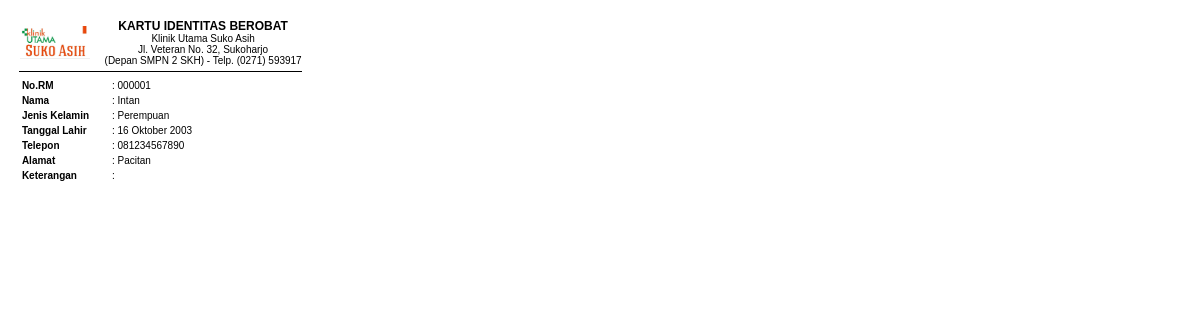
The app's page /data-master/data-pasien/kib.php?no_rm=1 with its own data.
### tables this page shows
CREATE TABLE `tb_pasien` (
  `no_rm` int(6) NOT NULL,
  `nik` bigint(16) NOT NULL,
  `nm_pasien` varchar(60) NOT NULL,
  `jenis_kelamin` enum('Laki-Laki','Perempuan') NOT NULL,
  `tgl_lahir` date NOT NULL,
  `alamat` text NOT NULL,
  `telp_psn` varchar(15) NOT NULL,
  `alergi_obat` text NOT NULL,
  `riwayat_penyakit` text NOT NULL,
  `nm_pj` varchar(60) NOT NULL,
  `telp_pj` varchar(15) NOT NULL
);

### data-master/data-pasien/kib.php (the view, shortened to what this page needs)
<?php
include "../../koneksi.php";
$kode = $_GET['no_rm'];
$ambil = $koneksi->query("SELECT * FROM tb_pasien WHERE no_rm='$kode'");
function tgl_indo($tanggal)
{
    $bulan = [
        1 => 'Januari', 'Februari', 'Maret', 'April', 'Mei', 'Juni',
        'Juli', 'Agustus', 'September', 'Oktober', 'November', 'Desember'
    ];
    $pecahkan = explode('-', $tanggal);
    return $pecahkan[2] . ' ' . $bulan[(int)$pecahkan[1]] . ' ' . $pecahkan[0];
}
?>
<!DOCTYPE html>
<html>
<head>
</head>
<body>
    <div class="header">
        <img class="logo" src="../../login/img/logoutama.png" alt="Logo Klinik" />
        <div class="container">
        <div class="title">KARTU IDENTITAS BEROBAT</div>
        <div class="subtitle">Klinik Utama Suko Asih</div>
        <div class="subtitle">Jl. Veteran No. 32, Sukoharjo</div>
        <div class="subtitle">(Depan SMPN 2 SKH) - Telp. (0271) 593917</div>
    </div>
    </div>
        <div class="line"></div>
    <table>
    <?php while ($pecah = $ambil->fetch_assoc()) { ?>
        <tr><td><strong>No.RM</strong></td><td>: <?php echo str_pad($pecah['no_rm'], 6, '0', STR_PAD_LEFT); ?></td></tr>
        <tr><td><strong>Nama</strong></td><td>: <?= $pecah['nm_pasien']; ?></td></tr>
        <tr><td><strong>Jenis Kelamin</strong></td><td>: <?= $pecah['jenis_kelamin']; ?></td></tr>
        <tr><td><strong>Tanggal Lahir</strong></td><td>: <?= tgl_indo($pecah['tgl_lahir']); ?></td></tr>
        <tr><td><strong>Telepon</strong></td><td>: <?= $pecah['telp_psn']; ?></td></tr>
        <tr><td><strong>Alamat</strong></td><td>: <?= $pecah['alamat']; ?></td></tr>
        <tr><td><strong>Keterangan</strong></td><td>:</td></tr>
    <?php } ?>
    </table>
</body>
</html>

### data-master/data-pasien/kib.php (style rules this page uses)
.title { text-align: center; font-weight: bold; font-size: 18px; margin-bottom: 4px; }
.subtitle { text-align: center; font-size: 14px; margin: 2px 0; }
body { margin: 0; padding: 5mm; font-family: Arial, sans-serif; width: 85mm; height: 55mm; box-sizing: border-box; }
.header { display: flex; align-items: center; justify-content: center; gap: 15px; margin-bottom: 5px; }
.logo { width: 70px; height: auto; }
.title { font-weight: bold; font-size: 12px; margin: 0; }
.subtitle { font-size: 10px; margin: 0; }
.line { border-top: 1px solid #000; margin: 5px 0; }
table { font-size: 10px; width: 70%; }
td { vertical-align: top; }

### records on screen
tb_pasien: no_rm "000001", nm_pasien "Intan", jenis_kelamin "Perempuan", tgl_lahir "16 Oktober 2003", telp_psn "081234567890", alamat "Pacitan"
